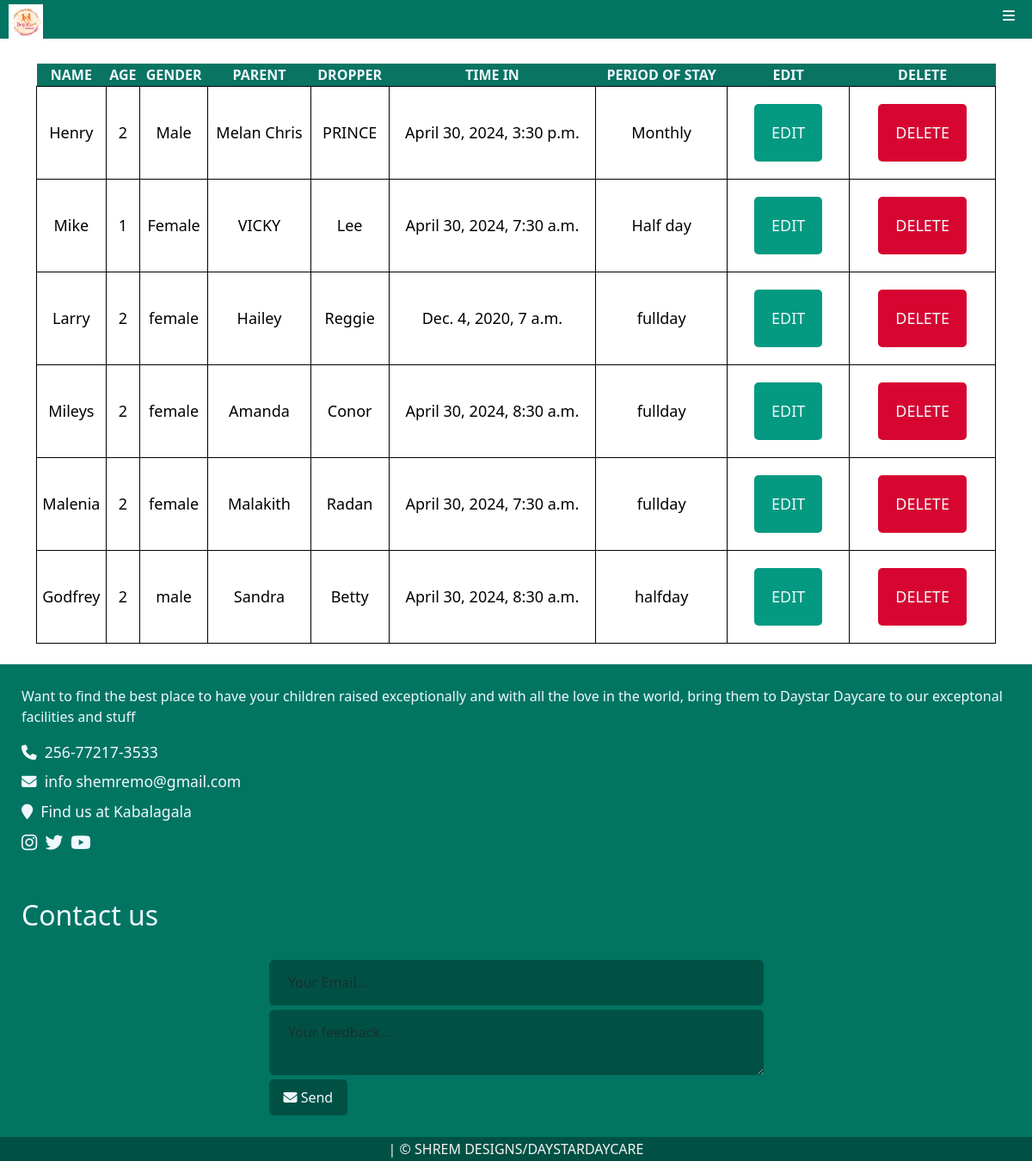
The page /babystatus/ (signed in) on the database its author committed.
### Daystarapp/models.py (models this page shows, shortened)
class Babiesreg(models.Model):
    GENDER_CHOICES = [
        ('male', 'Male'),
        ('female', 'Female'),
    ]
    STAY_CHOICES = [
        ('fullday', 'Full day'),
        ('halfday', 'Half day'),
        ('monthly', 'Monthly'),
    ]
    babyname = models.CharField(max_length=100, null=True, blank=True)
    babyage = models.IntegerField(null=True, blank=True)
    baby_gender = models.CharField(max_length=100, null=True, blank=True, choices= GENDER_CHOICES)
    babyloc = models.CharField(max_length=100, null=True, blank=True)
    babyparent = models.CharField(max_length=100, null=True, blank=True)
    babyno = models.IntegerField(null=True, blank=True)
    dropper = models.CharField(max_length=100, null=True, blank=True)
    timein = models.DateTimeField(null=True, blank=True)
    period_of_stay = models.CharField(max_length=10,null=True, blank=True, choices=STAY_CHOICES)
    babypay = models.IntegerField( null=True, blank=True)

### Daystarapp/views.py (the view)
# urls.py: path('babystatus/', views.babyview, name='babyview'),
@login_required(login_url='index')
def babyview(request):
    babies = Babiesreg.objects.all()
    return render(request, 'Daystarapp/babystatus.html', {'babies': babies})

### Daystarapp/templates/Daystarapp/babystatus.html (shortened to what this page needs)
{% extends 'Daystarapp/base.html' %}
{% load crispy_forms_tags %}
{% load static %}
{% load bootstrap5 %}
{% block content%}
<br>
<div class="container" style="min-height: 500px;">
  <div style="overflow-x: auto;">
    <table style="width: 100%; background-color: white;">
        <tr>
            <th>NAME</th>
            <th>AGE</th>
            <th>GENDER</th>
            <th>PARENT</th>
            <th>DROPPER</th>
            <th>TIME IN</th>
            <th>PERIOD OF STAY</th>
            <th>EDIT</th>
            <th>DELETE</th>
        </tr>
        {% for kids in babies %}
        <tr>
            <td>{{kids.babyname}}</td>
            <td>{{kids.babyage}}</td>
            <td>{{kids.baby_gender}}</td>
            <td>{{kids.babyparent}}</td>
            <td>{{kids.dropper}}</td>
            <td>{{kids.timein}}</td>
            <td>{{kids.period_of_stay}}</td>
            <td><a href="/editbabyview/{{kids.id}}"><button type="submit" class="edbutton">EDIT</button></a></td>
            <td><a href="/deletebabyview/{{kids.id}}"><button type="submit"  style="background-color: rgb(214, 6, 48);">DELETE</button></a></td>
        </tr>
        {% endfor %}
    </table>
    <br>
  </div>
</div>
{% endblock %}

### Daystarapp/static/css/style.css (style rules this page uses)
html, body { background-color: white; padding: 0% !important; margin: 0% !important; height: 100%; position: relative; }
* { padding: 0%; margin: 0%; }
.container button { border: none; border-radius: 5px; color:aliceblue; background-color: rgb(3, 154, 129); padding: 20px; margin: 20px; }
::placeholder { color: #f0f8ff; }
table { width: 100%; color: #f0f8ff; text-align: center; }
th { padding: 1px; background-color: rgb(10, 116, 98); }
td { font-size: large; border: 1px solid black; color: black; background-color: white; }
@media only screen and (max-width: 1200px) { table { width: 100%; } }

### rows shown on the page
Babiesreg: babyname "Henry", babyage "2", baby_gender "Male", babyparent "Melan Chris", dropper "PRINCE", timein "April 30, 2024, 3:30 p.m.", period_of_stay "Monthly"
Babiesreg: babyname "Mike", babyage "1", baby_gender "Female", babyparent "VICKY", dropper "Lee", timein "April 30, 2024, 7:30 a.m.", period_of_stay "Half day"
Babiesreg: babyname "Larry", babyage "2", baby_gender "female", babyparent "Hailey", dropper "Reggie", timein "Dec. 4, 2020, 7 a.m.", period_of_stay "fullday"
Babiesreg: babyname "Mileys", babyage "2", baby_gender "female", babyparent "Amanda", dropper "Conor", timein "April 30, 2024, 8:30 a.m.", period_of_stay "fullday"
Babiesreg: babyname "Malenia", babyage "2", baby_gender "female", babyparent "Malakith", dropper "Radan", timein "April 30, 2024, 7:30 a.m.", period_of_stay "fullday"
Babiesreg: babyname "Godfrey", babyage "2", baby_gender "male", babyparent "Sandra", dropper "Betty", timein "April 30, 2024, 8:30 a.m.", period_of_stay "halfday"
